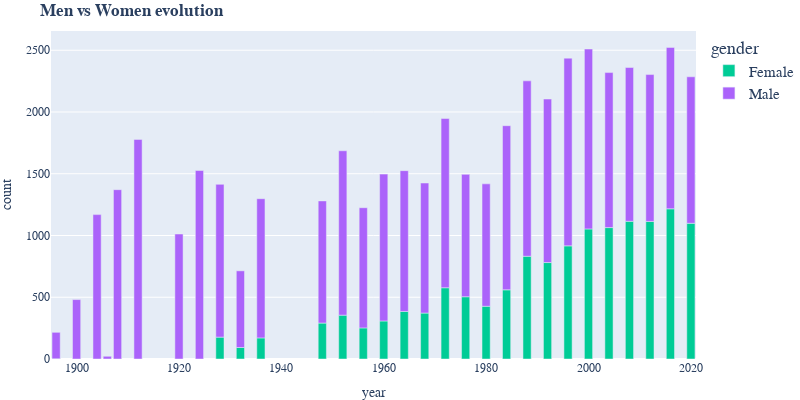

Here is the notebook cell this chart was saved with:
### Code cell
fig = px.bar(df, x="year", y="count", color="gender", title="<b>Men vs Women evolution", width=800, height=400,
             color_discrete_map={'With': '#EE334E', 'Without': '#0081C8'})


fig.update_layout(font_family= 'Cabin',autosize = False, 
                      legend=dict(yanchor="top", xanchor="left", font=dict(size=15)),
                      margin=dict(l=1, r=2, b=20, t=31, pad=0))


fig.show()

### Figure 1 — Plotly figure (JSON) as saved in the notebook; plotly's stock layout.template omitted (floating-point values rounded to 4 significant figures)
{"data": [{"alignmentgroup": "True", "hovertemplate": "gender=Female<br>year=%{x}<br>count=%{y}<extra></extra>", "legendgroup": "Female", "marker": {"color": "#00cc96", "pattern": {"shape": ""}}, "name": "Female", "offsetgroup": "Female", "orientation": "v", "showlegend": true, "textposition": "auto", "type": "bar", "x": [1912, 1976, 1992, 1960, 2016, 2020, 1964, 1952, 1972, 1928, 1996, 1904, 1984, 1908, 2004, 1968, 2008, 1988, 1956, 2012, 1900, 2000, 1980, 1948, 1936, 1924, 1896, 1932, 1920, 1906], "xaxis": "x", "y": [0, 504, 781, 308, 1216, 1099, 385, 355, 577, 177, 916, 0, 560, 0, 1064, 372, 1115, 832, 252, 1114, 0, 1053, 427, 291, 171, 0, 2, 93, 0, 0], "yaxis": "y"}, {"alignmentgroup": "True", "hovertemplate": "gender=Male<br>year=%{x}<br>count=%{y}<extra></extra>", "legendgroup": "Male", "marker": {"color": "#ab63fa", "pattern": {"shape": ""}}, "name": "Male", "offsetgroup": "Male", "orientation": "v", "showlegend": true, "textposition": "auto", "type": "bar", "x": [1912, 1976, 1992, 1960, 2016, 2020, 1964, 1952, 1972, 1928, 1996, 1904, 1984, 1908, 2004, 1968, 2008, 1988, 1956, 2012, 1900, 2000, 1980, 1948, 1936, 1924, 1896, 1932, 1920, 1906], "xaxis": "x", "y": [1778, 991, 1324, 1189, 1307, 1186, 1140, 1331, 1370, 1237, 1520, 1169, 1329, 1371, 1255, 1053, 1245, 1420, 973, 1189, 481, 1457, 991, 989, 1127, 1526, 214, 621, 1012, 22], "yaxis": "y"}], "layout": {"autosize": false, "barmode": "relative", "font": {"family": "Cabin"}, "height": 400, "legend": {"font": {"size": 15}, "title": {"text": "gender"}, "tracegroupgap": 0, "xanchor": "left", "yanchor": "top"}, "margin": {"b": 20, "l": 1, "pad": 0, "r": 2, "t": 31}, "title": {"text": "<b>Men vs Women evolution"}, "width": 800, "xaxis": {"anchor": "y", "domain": [0, 1], "title": {"text": "year"}}, "yaxis": {"anchor": "x", "domain": [0, 1], "title": {"text": "count"}}}}
